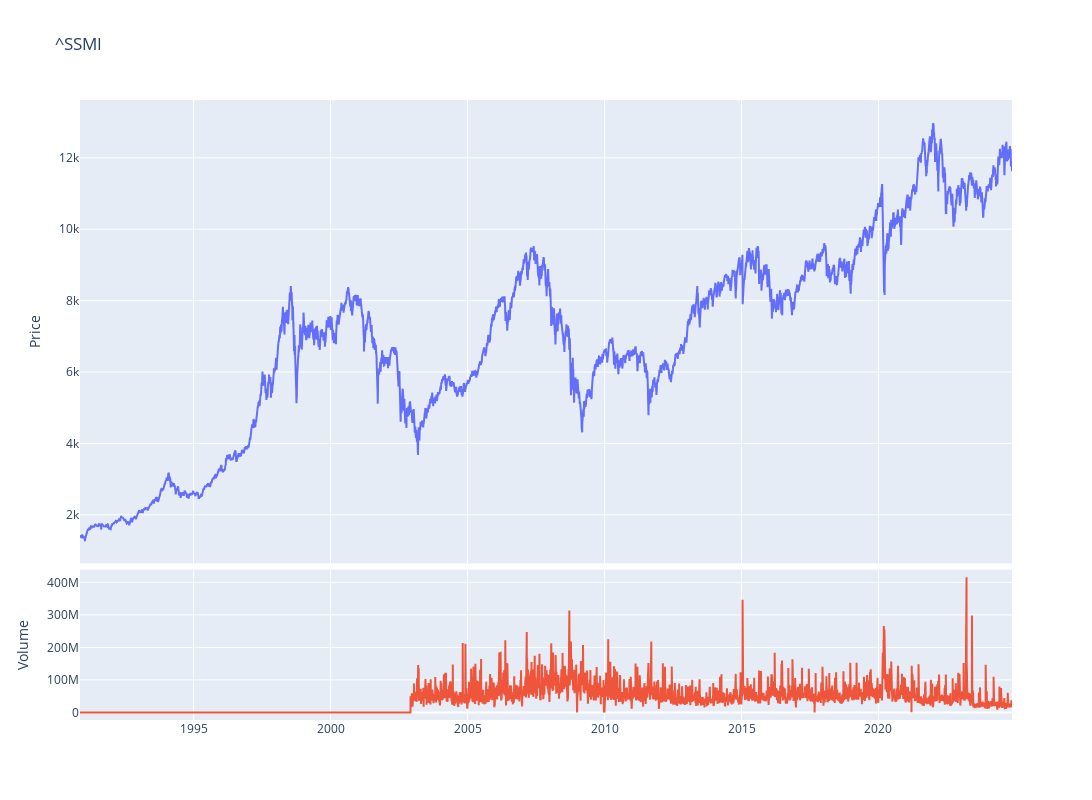

Write notebook code for a chart like this one.
### Code cell
fig = make_subplots(rows=4, cols=1,shared_xaxes=True,vertical_spacing=0.01,specs=[[{'rowspan':3,'colspan':1}],[None],[None],[{'rowspan':1,'colspan':1}]])

# Graph (1,1)
fig.add_trace(go.Scatter(x=stock_ticker.index,y=stock_ticker['Adj Close'],mode="lines",name=f"{ticker}"),row=1, col=1)
# Update xaxis properties
fig.update_yaxes(title_text="Price", row=1, col=1)

# Graph (4,1)
fig.add_trace(go.Scatter(x=stock_ticker.index,y=stock_ticker['Volume'],mode="lines",name='Volume'),row=4, col=1)
fig.update_yaxes(title_text="Volume", row=4, col=1)

fig.update_layout(height=800, width=1300,showlegend=False,title=f"{ticker}")

fig.show()

### Figure 1 — Plotly figure (JSON) as saved in the notebook; plotly's stock layout.template omitted (floating-point values rounded to 4 significant figures; data arrays with more than 128 entries replaced by an {"elided": "..."} marker saying what was removed)
{"data": [{"mode": "lines", "name": "^SSMI", "type": "scatter", "x": {"elided": "8547 str values"}, "xaxis": "x", "y": {"elided": "8547 float values"}, "yaxis": "y"}, {"mode": "lines", "name": "Volume", "type": "scatter", "x": {"elided": "8547 str values"}, "xaxis": "x2", "y": {"elided": "8547 int values"}, "yaxis": "y2"}], "layout": {"height": 800, "showlegend": false, "title": {"text": "^SSMI"}, "width": 1300, "xaxis": {"anchor": "y", "domain": [0, 1], "matches": "x2", "showticklabels": false}, "xaxis2": {"anchor": "y2", "domain": [0, 1]}, "yaxis": {"anchor": "x", "domain": [0.2525, 1], "title": {"text": "Price"}}, "yaxis2": {"anchor": "x2", "domain": [0, 0.2425], "title": {"text": "Volume"}}}}
